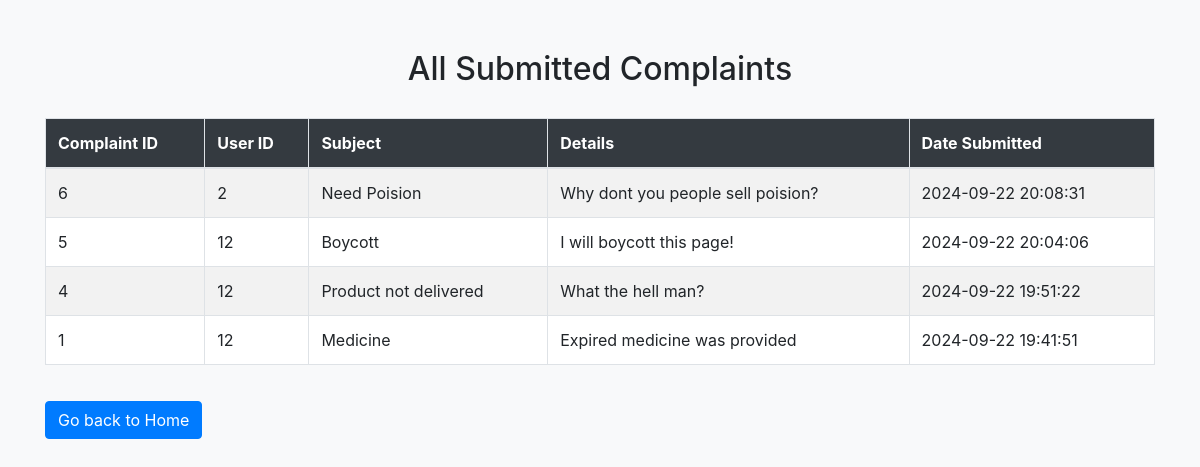
The page /admin/complaint.php on the database its author committed.
### tables this page shows
CREATE TABLE `complaints` (
  `complaint_id` int(11) NOT NULL,
  `user_id` int(11) DEFAULT NULL,
  `complaint_subject` varchar(255) DEFAULT NULL,
  `complaint_details` text DEFAULT NULL,
  `complaint_date` timestamp NOT NULL DEFAULT current_timestamp()
);

### admin/includes/functions.php (called while the page is built, shortened)
<?php
$connection = mysqli_connect("localhost", "root", "", "m&m pharmacy");
function query($query)
{
    global $connection;
    $run = mysqli_query($connection, $query);
    $data = [];
    if ($run && mysqli_num_rows($run) > 0) {
        while ($row = $run->fetch_assoc()) {
            $data[] = $row;
        }
        return $data;
    } else {
        return [];
    }
}
function get_all_complaints()
{
    $query = "SELECT * FROM complaints ORDER BY complaint_date DESC";
    return query($query);
}

### admin/complaint.php (the view, shortened to what this page needs)
<?php
require_once('includes/functions.php');
$complaints = get_all_complaints();
?>
<!DOCTYPE html>
<html lang="en">
<head>
    <link href="https://stackpath.bootstrapcdn.com/bootstrap/4.5.2/css/bootstrap.min.css" rel="stylesheet">
</head>
<body>
    <div class="container">
        <h2 class="text-center">All Submitted Complaints</h2>
        <?php if (!empty($complaints)) : ?>
            <table class="table table-striped table-bordered">
                <thead>
                    <tr>
                        <th>Complaint ID</th>
                        <th>User ID</th>
                        <th>Subject</th>
                        <th>Details</th>
                        <th>Date Submitted</th>
                    </tr>
                </thead>
                <tbody>
                    <?php foreach ($complaints as $complaint) : ?>
                        <tr>
                            <td><?php echo $complaint['complaint_id']; ?></td>
                            <td><?php echo $complaint['user_id']; ?></td>
                            <td><?php echo $complaint['complaint_subject']; ?></td>
                            <td><?php echo $complaint['complaint_details']; ?></td>
                            <td><?php echo $complaint['complaint_date']; ?></td>
                        </tr>
                    <?php endforeach; ?>
                </tbody>
            </table>
        <?php else : ?>
            <div class="alert alert-info text-center">
                No complaints found.
            </div>
        <?php endif; ?>
        <a href="index.php" class="btn btn-primary btn-home">Go back to Home</a>
    </div>
</body>
</html>

### admin/complaint.php (style rules this page uses)
body { background-color: #f8f9fa; }
.container { margin-top: 50px; }
h2 { margin-bottom: 30px; }
.table { background-color: white; border-radius: 5px; }
.table thead { background-color: #343a40; color: white; }
.btn-home { margin-top: 20px; }

### rows shown on the page
complaints: complaint_id "6", user "2", complaint_subject "Need Poision", complaint_details "Why dont you people sell poision?", complaint_date "2024-09-22 20:08:31"
complaints: complaint_id "5", user "12", complaint_subject "Boycott", complaint_details "I will boycott this page!", complaint_date "2024-09-22 20:04:06"
complaints: complaint_id "4", user "12", complaint_subject "Product not delivered", complaint_details "What the hell man?", complaint_date "2024-09-22 19:51:22"
complaints: complaint_id "1", user "12", complaint_subject "Medicine", complaint_details "Expired medicine was provided", complaint_date "2024-09-22 19:41:51"
